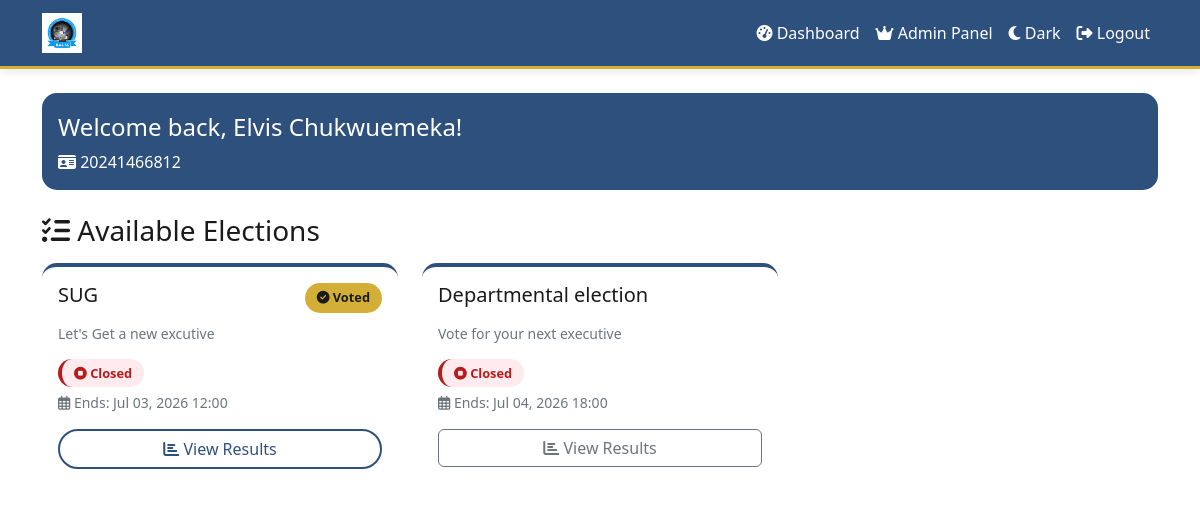
Screenshot of /dashboard/ (signed in) with the database file from the repository.
### voting/models.py (models this page shows, shortened)
class Student(AbstractBaseUser, PermissionsMixin):
    matric_number = models.CharField(max_length=20, unique=True)
    full_name = models.CharField(max_length=200)
    email = models.EmailField(blank=True, null=True)
    department = models.CharField(max_length=100, blank=True)
    is_active = models.BooleanField(default=True)
    is_staff = models.BooleanField(default=False)
    is_admin = models.BooleanField(default=False)
    date_joined = models.DateTimeField(default=timezone.now)
    objects = StudentManager()
    USERNAME_FIELD = 'matric_number'
    REQUIRED_FIELDS = ['full_name']

class Election(models.Model):
    title = models.CharField(max_length=200)
    description = models.TextField()
    start_time = models.DateTimeField()
    end_time = models.DateTimeField()
    is_active = models.BooleanField(default=True)
    allowed_faculty = models.CharField(max_length=100, blank=True, null=True, help_text="Leave blank for university-wide elections")
    created_at = models.DateTimeField(auto_now_add=True)
    created_at = models.DateTimeField(auto_now_add=True)
    @property
    def status(self):
        now = timezone.now()
        if now < self.start_time:
            return 'upcoming'
        elif self.start_time <= now <= self.end_time:
            return 'active'
        else:
            return 'closed'
    class Meta:
        ordering = ['-created_at']

### voting/views.py (the view)
# urls.py: path('dashboard/', views.dashboard, name='dashboard'),
@login_required
def dashboard(request):
    elections = Election.objects.all()
    user_votes = Vote.objects.filter(user=request.user).values_list('election_id', flat=True)
    elections_data = []
    for election in elections:
        elections_data.append({
            'election': election,
            'has_voted': election.id in user_votes,
            'status': election.status,
        })
    return render(request, 'voting/dashboard.html', {
        'elections': elections_data,
        'user': request.user,
    })

### voting/templates/voting/dashboard.html (shortened to what this page needs)
{% extends 'voting/base.html' %}
{% block content %}
<div class="row mb-4">
    <div class="col-12">
        <div class="card bg-primary text-white">
            <div class="card-body">
                <h4 class="mb-2">Welcome back, {{ user.full_name }}!</h4>
                <p class="mb-0"><i class="fas fa-id-card"></i> {{ user.matric_number }}</p>
            </div>
        </div>
    </div>
</div>
<div class="row">
    <div class="col-12">
        <h3 class="mb-3">
            <i class="fas fa-list-check"></i> Available Elections
        </h3>
        <div class="row">
            {% if elections %}
                {% for item in elections %}
                    <div class="col-md-6 col-lg-4 mb-4">
                        <div class="card h-100">
                            <div class="card-body">
                                <div class="d-flex justify-content-between align-items-start mb-2">
                                    <h5 class="card-title">{{ item.election.title }}</h5>
                                    {% if item.has_voted %}
                                        <span class="voted-badge">
                                            <i class="fas fa-check-circle"></i> Voted
                                        </span>
                                    {% endif %}
                                </div>
                                <p class="card-text text-muted small">{{ item.election.description|truncatewords:20 }}</p>
                                <div class="mb-2">
                                    {% if item.status == 'active' %}
                                        <span class="status-badge status-active">
                                            <i class="fas fa-play-circle"></i> Active
                                        </span>
                                    {% elif item.status == 'closed' %}
                                        <span class="status-badge status-closed">
                                            <i class="fas fa-stop-circle"></i> Closed
                                        </span>
                                    {% else %}
                                        <span class="status-badge status-upcoming">
                                            <i class="fas fa-clock"></i> Upcoming
                                        </span>
                                    {% endif %}
                                </div>
                                <div class="small text-muted mb-3">
                                    <i class="far fa-calendar-alt"></i> Ends: {{ item.election.end_time|date:"M d, Y H:i" }}
                                </div>
                                {% if item.status == 'active' and not item.has_voted %}
                                    <a href="{% url 'voting_page' item.election.id %}" class="btn btn-primary w-100">
                                        <i class="fas fa-vote-yea"></i> Vote Now
                                    </a>
                                {% elif item.has_voted %}
                                    <a href="{% url 'results' item.election.id %}" class="btn btn-outline-primary w-100">
                                        <i class="fas fa-chart-bar"></i> View Results
                                    </a>
                                {% elif item.status == 'closed' %}
                                    <a href="{% url 'results' item.election.id %}" class="btn btn-outline-secondary w-100">
                                        <i class="fas fa-chart-bar"></i> View Results
                                    </a>
                                {% else %}
                                    <button class="btn btn-secondary w-100" disabled>
                                        <i class="fas fa-hourglass-half"></i> Coming Soon
                                    </button>
                                {% endif %}
                            </div>
                        </div>
                    </div>
                {% endfor %}
            {% else %}
                <div class="col-12">
                    <div class="alert alert-info text-center">
                        <i class="fas fa-info-circle"></i> No elections available at the moment.
                    </div>
                </div>
            {% endif %}
        </div>
    </div>
</div>
{% endblock %}

### voting/templates/voting/base.html (style rules this page uses)
:root { --bg-light: #ffffff; --bg-dark: #1a1a1a; --card-light: #ffffff; --card-dark: #2a2a2a; --text-light: #1a1a1a; --text-dark: #eeeeee; --primary: #2e507d; --primary-dark: #1b255e; --success: #2e507d; --danger: #b71c1c; --warning: #ffc107; --gold: #d4af37; --gold-light: #f1c40f; }
body { font-family: 'Segoe UI', Tahoma, Geneva, Verdana, sans-serif; transition: background 0.3s, color 0.3s; }
body.light-mode { background: var(--bg-light); color: var(--text-light); }
.card { border: none; border-radius: 15px; transition: transform 0.2s, box-shadow 0.2s; background: var(--card-light); border-top: 4px solid var(--success); }
.btn-outline-primary { border: 2px solid var(--primary); color: var(--primary); border-radius: 25px; }
.status-badge { padding: 5px 12px; border-radius: 20px; font-size: 0.8rem; font-weight: 600; }
.status-closed { background: #ffebee; color: #b71c1c; border-left: 4px solid #b71c1c; }
.voted-badge { background: var(--gold); color: #1a1a1a; padding: 5px 12px; border-radius: 20px; font-size: 0.8rem; font-weight: bold; }
.bg-primary { background-color: var(--primary) !important; }

### rows the page displays
Student: full_name "Elvis Chukwuemeka", matric_number "20241466812"
Election: election "SUG", shows "Voted", election.description "Let's Get a new excutive", election.end_time "Jul 03, 2026 12:00", shows "View Results"
Election: election "Departmental election", election.description "Vote for your next executive", election.end_time "Jul 04, 2026 18:00", shows "View Results"
